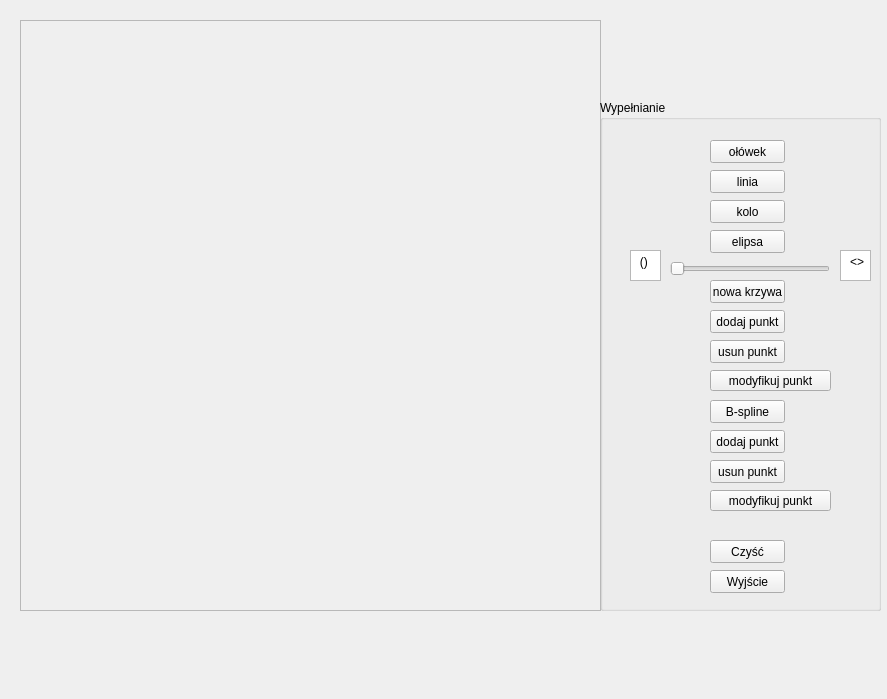
<?xml version="1.0" encoding="UTF-8"?>
<ui version="4.0">
 <class>MyWindow</class>
 <widget class="QMainWindow" name="MyWindow">
  <property name="geometry">
   <rect>
    <x>0</x>
    <y>0</y>
    <width>887</width>
    <height>699</height>
   </rect>
  </property>
  <property name="windowTitle">
   <string>MyWindow</string>
  </property>
  <widget class="QWidget" name="centralWidget">
   <widget class="QFrame" name="rysujFrame">
    <property name="geometry">
     <rect>
      <x>20</x>
      <y>20</y>
      <width>581</width>
      <height>591</height>
     </rect>
    </property>
    <property name="frameShape">
     <enum>QFrame::StyledPanel</enum>
    </property>
    <property name="frameShadow">
     <enum>QFrame::Raised</enum>
    </property>
   </widget>
   <widget class="QGroupBox" name="groupBox">
    <property name="geometry">
     <rect>
      <x>600</x>
      <y>100</y>
      <width>281</width>
      <height>511</height>
     </rect>
    </property>
    <property name="title">
     <string>Wypełnianie</string>
    </property>
    <widget class="QPushButton" name="kreskaButton">
     <property name="geometry">
      <rect>
       <x>110</x>
       <y>70</y>
       <width>75</width>
       <height>23</height>
      </rect>
     </property>
     <property name="text">
      <string>linia</string>
     </property>
    </widget>
    <widget class="QPushButton" name="koloButton">
     <property name="geometry">
      <rect>
       <x>110</x>
       <y>100</y>
       <width>75</width>
       <height>23</height>
      </rect>
     </property>
     <property name="text">
      <string>kolo</string>
     </property>
    </widget>
    <widget class="QPushButton" name="cleanButton">
     <property name="geometry">
      <rect>
       <x>110</x>
       <y>440</y>
       <width>75</width>
       <height>23</height>
      </rect>
     </property>
     <property name="text">
      <string>Czyść</string>
     </property>
    </widget>
    <widget class="QPushButton" name="exitButton">
     <property name="geometry">
      <rect>
       <x>110</x>
       <y>470</y>
       <width>75</width>
       <height>23</height>
      </rect>
     </property>
     <property name="text">
      <string>Wyjście</string>
     </property>
    </widget>
    <widget class="QPushButton" name="elipsaButton">
     <property name="geometry">
      <rect>
       <x>110</x>
       <y>130</y>
       <width>75</width>
       <height>23</height>
      </rect>
     </property>
     <property name="text">
      <string>elipsa</string>
     </property>
    </widget>
    <widget class="QPushButton" name="olowekButton">
     <property name="geometry">
      <rect>
       <x>110</x>
       <y>40</y>
       <width>75</width>
       <height>23</height>
      </rect>
     </property>
     <property name="text">
      <string>ołówek</string>
     </property>
    </widget>
    <widget class="QSlider" name="suwak">
     <property name="geometry">
      <rect>
       <x>70</x>
       <y>160</y>
       <width>160</width>
       <height>18</height>
      </rect>
     </property>
     <property name="minimum">
      <number>1</number>
     </property>
     <property name="maximum">
      <number>100</number>
     </property>
     <property name="value">
      <number>1</number>
     </property>
     <property name="orientation">
      <enum>Qt::Horizontal</enum>
     </property>
    </widget>
    <widget class="QTextEdit" name="textEdit">
     <property name="geometry">
      <rect>
       <x>30</x>
       <y>150</y>
       <width>31</width>
       <height>31</height>
      </rect>
     </property>
     <property name="html">
      <string>&lt;!DOCTYPE HTML PUBLIC &quot;-//W3C//DTD HTML 4.0//EN&quot; &quot;http://www.w3.org/TR/REC-html40/strict.dtd&quot;&gt;
&lt;html&gt;&lt;head&gt;&lt;meta name=&quot;qrichtext&quot; content=&quot;1&quot; /&gt;&lt;meta charset=&quot;utf-8&quot; /&gt;&lt;style type=&quot;text/css&quot;&gt;
p, li { white-space: pre-wrap; }
hr { height: 1px; border-width: 0; }
li.unchecked::marker { content: &quot;\2610&quot;; }
li.checked::marker { content: &quot;\2612&quot;; }
&lt;/style&gt;&lt;/head&gt;&lt;body style=&quot; font-family:'Segoe UI'; font-size:9pt; font-weight:400; font-style:normal;&quot;&gt;
&lt;p align=&quot;center&quot; dir='rtl' style=&quot; margin-top:0px; margin-bottom:0px; margin-left:0px; margin-right:0px; -qt-block-indent:0; text-indent:0px;&quot;&gt; ()&lt;/p&gt;&lt;/body&gt;&lt;/html&gt;</string>
     </property>
    </widget>
    <widget class="QTextEdit" name="textEdit_2">
     <property name="geometry">
      <rect>
       <x>240</x>
       <y>150</y>
       <width>31</width>
       <height>31</height>
      </rect>
     </property>
     <property name="html">
      <string>&lt;!DOCTYPE HTML PUBLIC &quot;-//W3C//DTD HTML 4.0//EN&quot; &quot;http://www.w3.org/TR/REC-html40/strict.dtd&quot;&gt;
&lt;html&gt;&lt;head&gt;&lt;meta name=&quot;qrichtext&quot; content=&quot;1&quot; /&gt;&lt;meta charset=&quot;utf-8&quot; /&gt;&lt;style type=&quot;text/css&quot;&gt;
p, li { white-space: pre-wrap; }
hr { height: 1px; border-width: 0; }
li.unchecked::marker { content: &quot;\2610&quot;; }
li.checked::marker { content: &quot;\2612&quot;; }
&lt;/style&gt;&lt;/head&gt;&lt;body style=&quot; font-family:'Segoe UI'; font-size:9pt; font-weight:400; font-style:normal;&quot;&gt;
&lt;p align=&quot;center&quot; style=&quot; margin-top:0px; margin-bottom:0px; margin-left:0px; margin-right:0px; -qt-block-indent:0; text-indent:0px;&quot;&gt; &amp;lt;&amp;gt;&lt;/p&gt;&lt;/body&gt;&lt;/html&gt;</string>
     </property>
    </widget>
    <widget class="QPushButton" name="krzywa">
     <property name="geometry">
      <rect>
       <x>110</x>
       <y>180</y>
       <width>75</width>
       <height>23</height>
      </rect>
     </property>
     <property name="text">
      <string>nowa krzywa</string>
     </property>
    </widget>
    <widget class="QPushButton" name="dodaj">
     <property name="geometry">
      <rect>
       <x>110</x>
       <y>210</y>
       <width>75</width>
       <height>23</height>
      </rect>
     </property>
     <property name="text">
      <string>dodaj punkt</string>
     </property>
    </widget>
    <widget class="QPushButton" name="usun">
     <property name="geometry">
      <rect>
       <x>110</x>
       <y>240</y>
       <width>75</width>
       <height>23</height>
      </rect>
     </property>
     <property name="text">
      <string>usun punkt</string>
     </property>
    </widget>
    <widget class="QPushButton" name="modyfikuj">
     <property name="geometry">
      <rect>
       <x>110</x>
       <y>270</y>
       <width>121</width>
       <height>21</height>
      </rect>
     </property>
     <property name="text">
      <string>modyfikuj punkt</string>
     </property>
    </widget>
    <widget class="QPushButton" name="krzywa_2">
     <property name="geometry">
      <rect>
       <x>110</x>
       <y>300</y>
       <width>75</width>
       <height>23</height>
      </rect>
     </property>
     <property name="text">
      <string>B-spline</string>
     </property>
    </widget>
    <widget class="QPushButton" name="dodaj_2">
     <property name="geometry">
      <rect>
       <x>110</x>
       <y>330</y>
       <width>75</width>
       <height>23</height>
      </rect>
     </property>
     <property name="text">
      <string>dodaj punkt</string>
     </property>
    </widget>
    <widget class="QPushButton" name="usun_2">
     <property name="geometry">
      <rect>
       <x>110</x>
       <y>360</y>
       <width>75</width>
       <height>23</height>
      </rect>
     </property>
     <property name="text">
      <string>usun punkt</string>
     </property>
    </widget>
    <widget class="QPushButton" name="modyfikuj_2">
     <property name="geometry">
      <rect>
       <x>110</x>
       <y>390</y>
       <width>121</width>
       <height>21</height>
      </rect>
     </property>
     <property name="text">
      <string>modyfikuj punkt</string>
     </property>
    </widget>
   </widget>
  </widget>
 </widget>
 <layoutdefault spacing="6" margin="11"/>
 <resources/>
 <connections/>
</ui>
